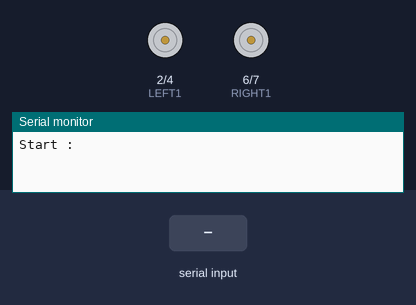
Simulated run of this sketch. Board: Arduino Uno, built with avr-gcc and run on an emulated ATmega328P. Parts: motor-driver pin pairs drawn as motors (green arrow = first pin HIGH = forward, orange = second pin HIGH = backward, longer = more drive, scaled by the enable pin), the last lines printed to the serial monitor. Inputs (shaded band) come from the test bench.

Above: at 1.2 s.
1.3 s: "w" received over the second serial link
At 1.8 s:
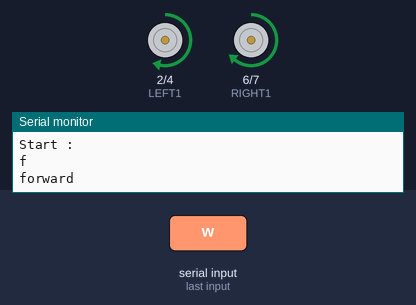
2.8 s: "s" received over the second serial link
At 4.0 s:
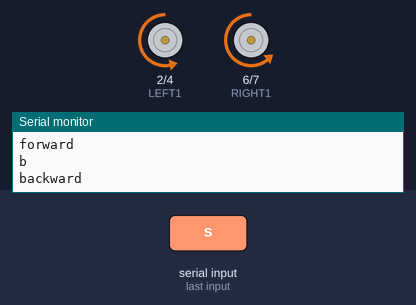
4.3 s: "a" received over the second serial link
At 5.3 s:
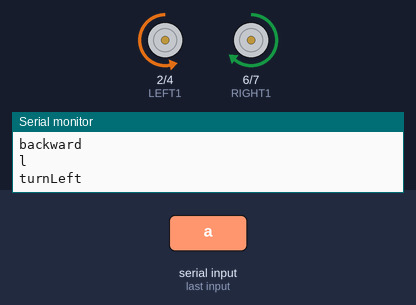
5.8 s: "d" received over the second serial link
At 6.4 s:
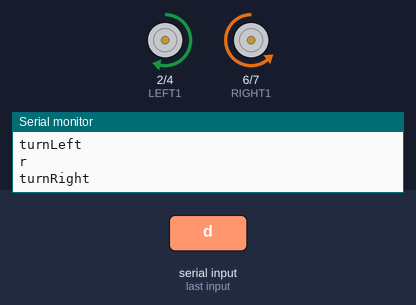
7.3 s: "q" received over the second serial link
At 7.6 s:
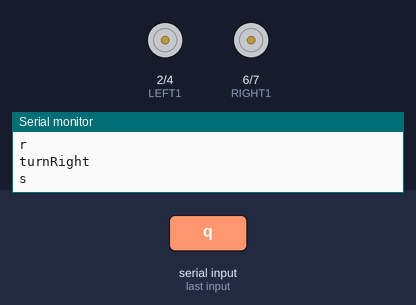
8.8 s: "f" received over the second serial link
At 9.9 s:
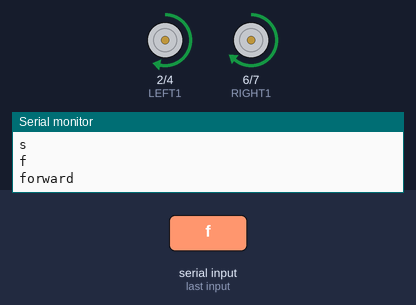
Timing chart, 0 to 11.3 s (numbered marks = the images above; inputs shaded):
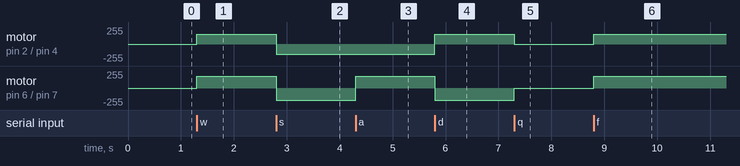

Measured:
- after the input at 1.3 s, motor on pin 2 (LEFT1) / pin 4 (LEFT2): stopped → forward 150/255 at once; motor on pin 6 (RIGHT1) / pin 7 (RIGHT2): stopped → forward 180/255 at once
- after the input at 2.8 s, motor on pin 2 (LEFT1) / pin 4 (LEFT2): forward 150/255 → backward 150/255 at once; motor on pin 6 (RIGHT1) / pin 7 (RIGHT2): forward 180/255 → backward 180/255 at once
- after the input at 4.3 s, motor on pin 6 (RIGHT1) / pin 7 (RIGHT2): backward 180/255 → forward 180/255 at once
- after the input at 5.8 s, motor on pin 2 (LEFT1) / pin 4 (LEFT2): backward 150/255 → forward 150/255 at once; motor on pin 6 (RIGHT1) / pin 7 (RIGHT2): forward 180/255 → backward 180/255 at once
- after the input at 7.3 s, motor on pin 2 (LEFT1) / pin 4 (LEFT2): forward 150/255 → stopped at once; motor on pin 6 (RIGHT1) / pin 7 (RIGHT2): backward 180/255 → stopped at once
- after the input at 8.8 s, motor on pin 2 (LEFT1) / pin 4 (LEFT2): stopped → forward 150/255 at once; motor on pin 6 (RIGHT1) / pin 7 (RIGHT2): stopped → forward 180/255 at once

The sketch:

lab5_car.ino
```cpp
// 利用藍牙模組HC-05，結合lab4跟隨自走車，實作遙控車。
#include <SoftwareSerial.h>
// 定義連接藍牙模組的序列埠
SoftwareSerial BT(10, 11);  // 接收腳, 傳送腳
// 接收序列埠值的變數
char cmd;
// 設定啟動或停止馬達的參數
// 一開始先設定成「停止」
boolean run = false;

// 左馬達控制設定
const byte LEFT1 = 2;     //In1
const byte LEFT2 = 4;     //In2
const byte LEFT_PWM = 3;  //ENA

// 右馬達控制設定
const byte RIGHT1 = 6;     //In3
const byte RIGHT2 = 7;     //In4
const byte RIGHT_PWM = 5;  //ENB

// 設定PWM輸出值
byte motorSpeed = 150;

void forward() {  // 馬達轉向：前進
    Serial.println("forward");
    digitalWrite(LEFT1, HIGH);
    digitalWrite(LEFT2, LOW);
    digitalWrite(RIGHT1, HIGH);
    digitalWrite(RIGHT2, LOW);
}

void backward() {  // 馬達轉向：後退
    Serial.println("backward");
    digitalWrite(LEFT1, LOW);
    digitalWrite(LEFT2, HIGH);
    digitalWrite(RIGHT1, LOW);
    digitalWrite(RIGHT2, HIGH);
}

void turnLeft() {  // 馬達轉向：左轉 1反2正
    Serial.println("turnLeft");
    digitalWrite(LEFT1, LOW);
    digitalWrite(LEFT2, HIGH);
    digitalWrite(RIGHT1, HIGH);
    digitalWrite(RIGHT2, LOW);
}

void turnRight() {  // 馬達轉向：右轉 1正2反
    Serial.println("turnRight");
    digitalWrite(LEFT1, HIGH);
    digitalWrite(LEFT2, LOW);
    digitalWrite(RIGHT1, LOW);
    digitalWrite(RIGHT2, HIGH);
}

void setup() {
    Serial.begin(9600);
    pinMode(LEFT1, OUTPUT);
    pinMode(LEFT2, OUTPUT);
    pinMode(LEFT_PWM, OUTPUT);
    pinMode(RIGHT1, OUTPUT);
    pinMode(RIGHT2, OUTPUT);
    pinMode(RIGHT_PWM, OUTPUT);
    Serial.println();
    Serial.println("Start :");
    // 設定藍牙模組的連線速率
    BT.begin(38400);
}

void loop() {
    // 若收到藍牙模組的資料，則送到「序列埠監控視窗」
    if (BT.available()) {
        cmd = BT.read();
        switch (cmd) {
            case 'w':case 'f':  // 接收到'f'，前進。
                Serial.println("f");
                forward();
                run = true;  // 啟動馬達
                break;
            case 's':case 'b':  // 接收到'b'，後退。
                Serial.println("b");
                backward();
                run = true;  // 啟動馬達
                break;
            case 'a':case 'l':  // 接收到'l'，左轉。
                Serial.println("l");
                turnLeft();
                run = true;  // 啟動馬達
                break;
            case 'd':case 'r':  // 接收到'r'，右轉。
                Serial.println("r");
                turnRight();
                run = true;  // 啟動馬達
                break;
            case 'q':
                Serial.println("s");
                run = false;  // 停止馬達
                break;
            default:
                Serial.println("no action");
                break;
        }
    }

    if (run) {
        // 如果要啟動馬達…
        // 向馬達輸出指定的類比電壓值
        analogWrite(LEFT_PWM, motorSpeed);
        analogWrite(RIGHT_PWM, (motorSpeed+30));
    } else {
        // 否則…
        // 將馬達的電壓值設定成0
        analogWrite(LEFT_PWM, 0);
        analogWrite(RIGHT_PWM, 0);
    }
}
```
